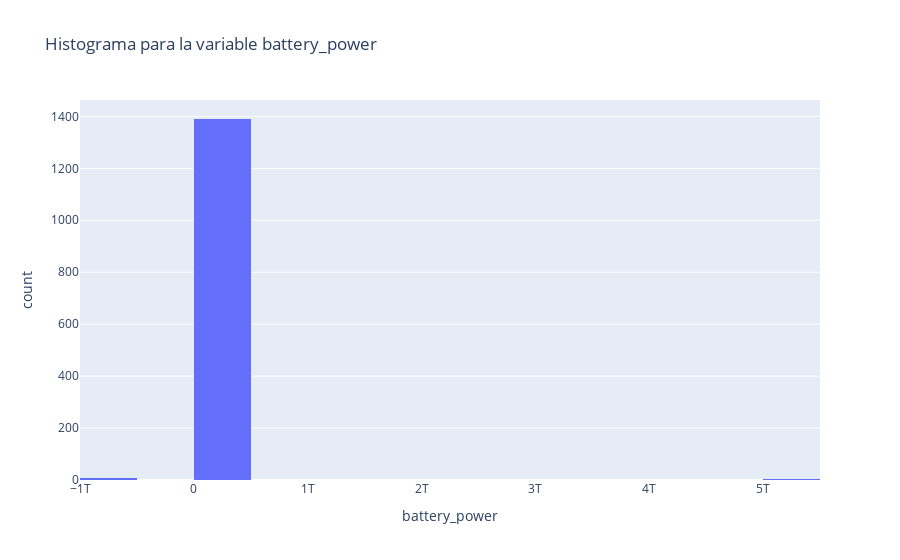
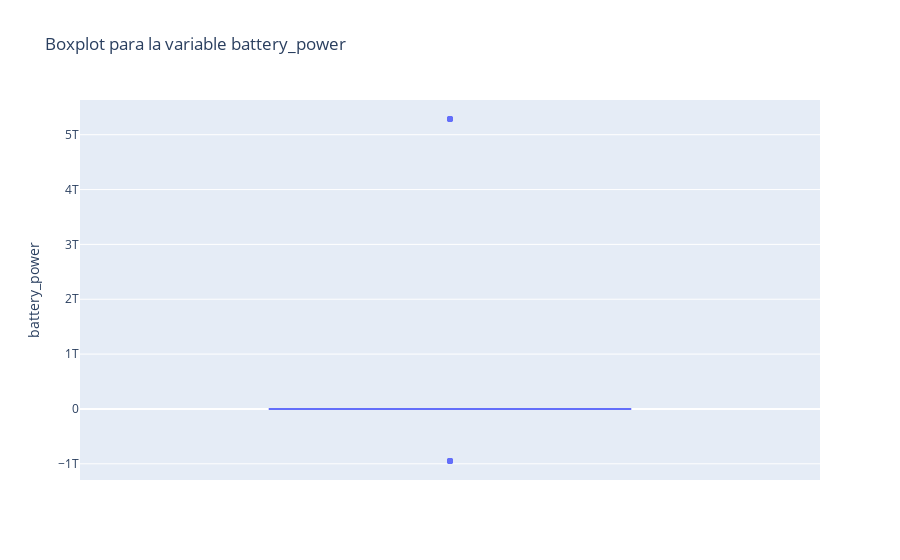

Write notebook code for charts like these, in order.
### Markdown cell above
Para la variable battery_power es posible observar una desviación estándar altísima, al observar los datos mínimo y máximo se puede observar una diferencia significativa. Teniendo en cuenta que la bateria no debería tener valores negativos, por lo cual se procede a eliminar los valores negativos

### Code cell
get_stats_from_column(data_train, numeric_columns[0])

### Figure 1 — Plotly figure (JSON) as saved in the notebook; plotly's stock layout.template omitted (floating-point values rounded to 4 significant figures; data arrays with more than 128 entries replaced by an {"elided": "..."} marker saying what was removed)
{"data": [{"alignmentgroup": "True", "bingroup": "x", "hovertemplate": "battery_power=%{x}<br>count=%{y}<extra></extra>", "legendgroup": "", "marker": {"color": "#636efa", "pattern": {"shape": ""}}, "name": "", "offsetgroup": "", "orientation": "v", "showlegend": false, "type": "histogram", "x": {"elided": "1401 int values"}, "xaxis": "x", "yaxis": "y"}], "layout": {"barmode": "relative", "legend": {"tracegroupgap": 0}, "title": {"text": "Histograma para la variable battery_power"}, "xaxis": {"anchor": "y", "domain": [0, 1], "title": {"text": "battery_power"}}, "yaxis": {"anchor": "x", "domain": [0, 1], "title": {"text": "count"}}}}

### Figure 2 — Plotly figure (JSON) as saved in the notebook; plotly's stock layout.template omitted (floating-point values rounded to 4 significant figures; data arrays with more than 128 entries replaced by an {"elided": "..."} marker saying what was removed)
{"data": [{"alignmentgroup": "True", "hovertemplate": "battery_power=%{y}<extra></extra>", "legendgroup": "", "marker": {"color": "#636efa"}, "name": "", "notched": false, "offsetgroup": "", "orientation": "v", "showlegend": false, "type": "box", "x0": " ", "xaxis": "x", "y": {"elided": "1401 int values"}, "y0": " ", "yaxis": "y"}], "layout": {"boxmode": "group", "legend": {"tracegroupgap": 0}, "title": {"text": "Boxplot para la variable battery_power"}, "xaxis": {"anchor": "y", "domain": [0, 1]}, "yaxis": {"anchor": "x", "domain": [0, 1], "title": {"text": "battery_power"}}}}
